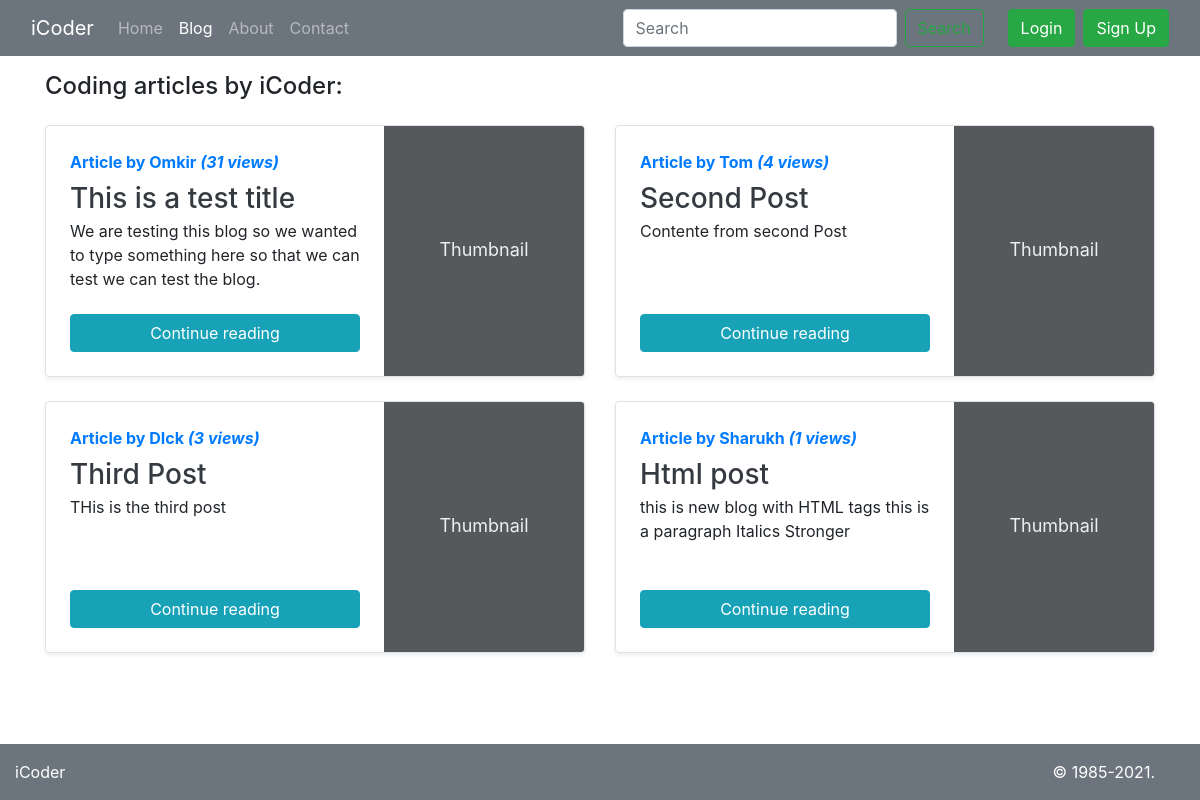
The page /blog/ on the database as committed earlier.
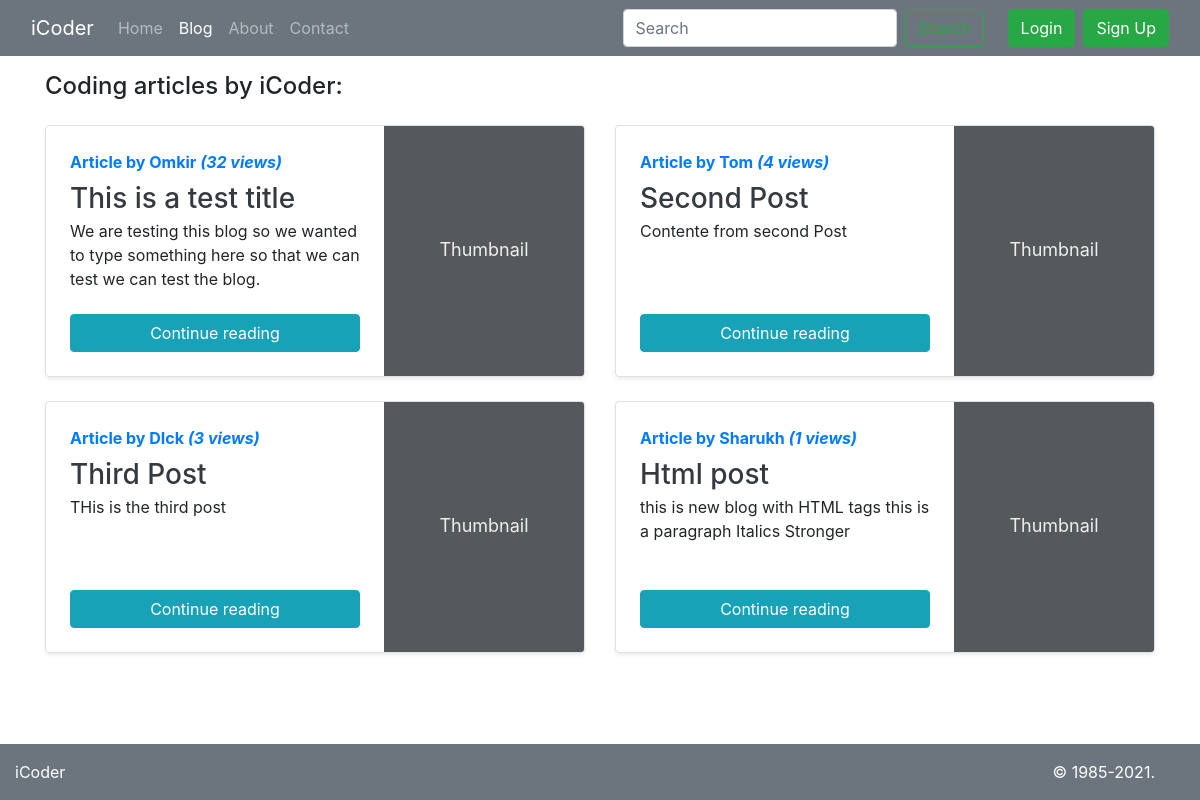
The same page on the database as committed later.
### blog/models.py (models this page shows, shortened)
class Post(models.Model):
	sno = models.AutoField(primary_key=True)
	title = models.CharField(max_length=255)
	content = models.TextField()
	author = models.CharField(max_length=30)
	slug = models.CharField(max_length=130)
	views = models.IntegerField(default=0)
	timestamp = models.DateTimeField(blank=True)

### blog/views.py (the view)
# urls.py: path('', views.blogHome, name="blogHome"),
def blogHome(request):
	allPosts = Post.objects.all()
	context = {'allPosts': allPosts}
	return render(request, 'blog/blogHome.html', context)

### templates/blog/blogHome.html (shortened to what this page needs)
{% extends "base.html" %}
{% block blogactive %}active{% endblock blogactive %}
{% block body %}
<div class="container">
    <div class="py-3 text-left">
        <h4>Coding articles by iCoder:</h4>
    </div>
    <div class="row mb-2">
        {% for post in allPosts %}
        <div class="col-md-6">
            <div class="row no-gutters border rounded overflow-hidden flex-md-row mb-4 shadow-sm h-md-250 position-relative">
                <div class="col p-4 d-flex flex-column position-static">
                    <strong class="d-inline-block mb-2 text-primary">Article by {{post.author}} <span><em>({{post.views}} views)</em></span></strong>
                    <h3 class="mb-0"><a href="/blog/{{post.slug}}" class="text-dark" title="">{{post.title}}</a></h3>
                    <p class="card-text mb-auto">{{post.content| striptags | truncatechars:150 }}</p>
                    <a href="/blog/{{post.slug}}" role="button" class="btn btn-info mt-1">Continue reading</a>
                </div>
                <div class="col-auto d-none d-lg-block">
                    <svg class="bd-placeholder-img" width="200" height="250" xmlns="http://www.w3.org/2000/svg" role="img" aria-label="Placeholder: Thumbnail" preserveAspectRatio="xMidYMid slice" focusable="false">
                        <rect width="100%" height="100%" fill="#55595c"></rect><text x="50%" y="50%" fill="#eceeef" dy=".3em">Thumbnail</text>
                    </svg>
                </div>
            </div>
        </div>
        {% endfor %}
    </div>
</div>
{% endblock body %}

Rows that differ between the two databases and show on the page:
changed Post "This is a test title": views "31" → "32"
